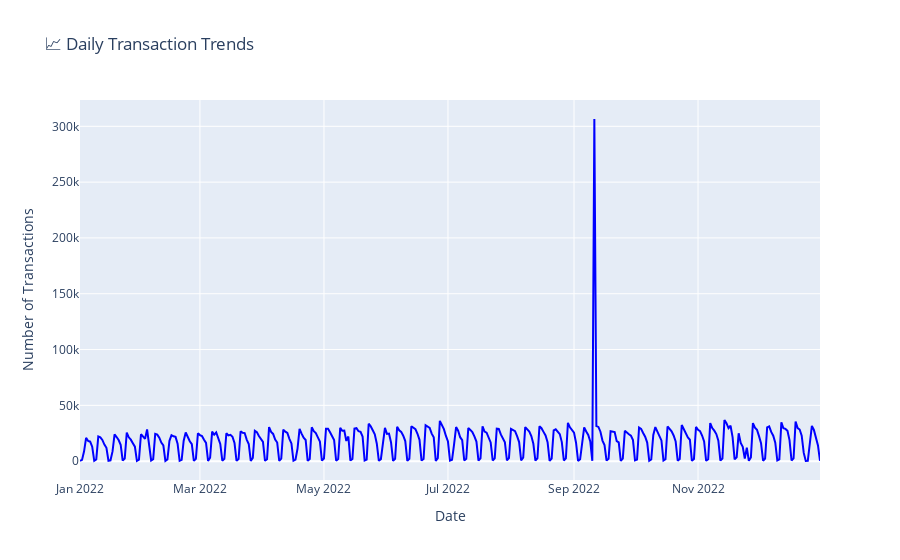
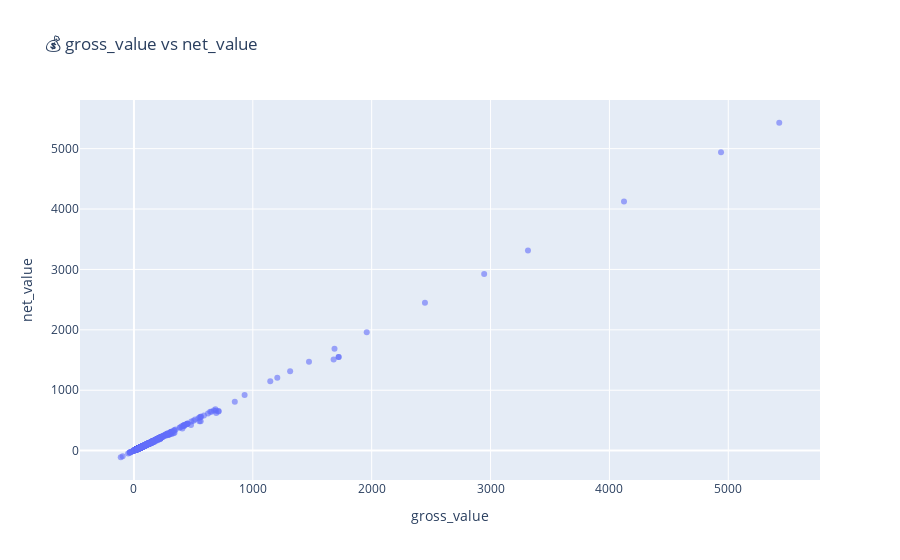

Notebook cell for these charts, in order:
### Code cell
# Interactive time series dashboard (if date data available)
if date_columns and f'{date_columns[0]}_dt' in df_transactions.columns:
    
    # Create interactive time series
    date_col = f'{date_columns[0]}_dt'
    
    # Daily transaction counts
    daily_counts = df_transactions.groupby(df_transactions[date_col].dt.date).size().reset_index()
    daily_counts.columns = ['date', 'transaction_count']
    
    fig_time = px.line(daily_counts, x='date', y='transaction_count', 
                       title='📈 Daily Transaction Trends',
                       labels={'transaction_count': 'Number of Transactions', 'date': 'Date'})
    fig_time.update_traces(line_color='blue')
    fig_time.show()
    
    # Interactive financial metrics (if available)
    if financial_cols:
        # Sample data for performance
        sample_size = min(1000, len(df_transactions))
        sample_df = df_transactions.sample(sample_size)
        
        if len(financial_cols) >= 2:
            fig_scatter = px.scatter(sample_df, x=financial_cols[0], y=financial_cols[1],
                                   title=f'💰 {financial_cols[0]} vs {financial_cols[1]}',
                                   opacity=0.6)
            fig_scatter.show()

### Figure 1 — Plotly figure (JSON) as saved in the notebook; plotly's stock layout.template omitted (floating-point values rounded to 4 significant figures; data arrays with more than 128 entries replaced by an {"elided": "..."} marker saying what was removed)
{"data": [{"hovertemplate": "Date=%{x}<br>Number of Transactions=%{y}<extra></extra>", "legendgroup": "", "line": {"color": "blue", "dash": "solid"}, "marker": {"symbol": "circle"}, "mode": "lines", "name": "", "orientation": "v", "showlegend": false, "type": "scatter", "x": {"elided": "365 str values"}, "xaxis": "x", "y": {"elided": "365 int values"}, "yaxis": "y"}], "layout": {"legend": {"tracegroupgap": 0}, "title": {"text": "📈 Daily Transaction Trends"}, "xaxis": {"anchor": "y", "domain": [0, 1], "title": {"text": "Date"}}, "yaxis": {"anchor": "x", "domain": [0, 1], "title": {"text": "Number of Transactions"}}}}

### Figure 2 — Plotly figure (JSON) as saved in the notebook; plotly's stock layout.template omitted (floating-point values rounded to 4 significant figures; data arrays with more than 128 entries replaced by an {"elided": "..."} marker saying what was removed)
{"data": [{"hovertemplate": "gross_value=%{x}<br>net_value=%{y}<extra></extra>", "legendgroup": "", "marker": {"color": "#636efa", "opacity": 0.6, "symbol": "circle"}, "mode": "markers", "name": "", "orientation": "v", "showlegend": false, "type": "scatter", "x": {"elided": "1000 float values"}, "xaxis": "x", "y": {"elided": "1000 float values"}, "yaxis": "y"}], "layout": {"legend": {"tracegroupgap": 0}, "title": {"text": "💰 gross_value vs net_value"}, "xaxis": {"anchor": "y", "domain": [0, 1], "title": {"text": "gross_value"}}, "yaxis": {"anchor": "x", "domain": [0, 1], "title": {"text": "net_value"}}}}
